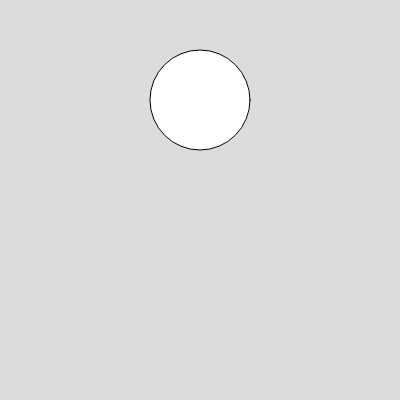
Frame 1 (no input)
Frame 60 (no input): identical to frame 1, image omitted
Frame 120 (the mouse pressed at the canvas centre since frame 60): identical to frame 1, image omitted

The p5.js sketch that drew this single still picture (run headless with seeded random() and noise() and a simulated clock; from frame 60 on, the mouse is pressed at the canvas centre):

// p5.js sketch
// ── sketch.js
let arr = []
let d
function setup() {
  createCanvas(400, 400);
}

function draw() {
  background(220);
  // for (x= 0;x<arr.length;x++){
  //   circle(arr[x],200,50)
  // }
  
  circle(200,100,100)
}

function mousePressed(){
  d = mouseX
  // console.log(d)
  arr.push(random(1,2))
 
 
}

function keyPressed(){
   console.log("array length is " + arr.length)
   console.log(arr)
}
